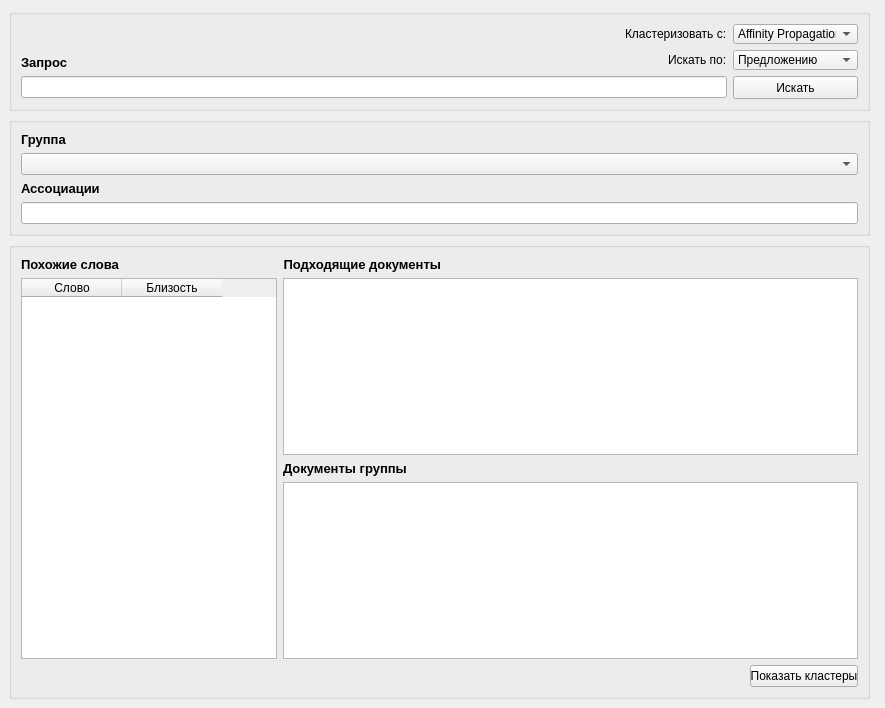
<?xml version="1.0" encoding="UTF-8"?>
<ui version="4.0">
 <class>MainWindow</class>
 <widget class="QMainWindow" name="MainWindow">
  <property name="geometry">
   <rect>
    <x>0</x>
    <y>0</y>
    <width>885</width>
    <height>708</height>
   </rect>
  </property>
  <property name="windowTitle">
   <string>Medical Text Analyzer</string>
  </property>
  <widget class="QWidget" name="centralwidget">
   <layout class="QGridLayout" name="gridLayout_2">
    <property name="sizeConstraint">
     <enum>QLayout::SetDefaultConstraint</enum>
    </property>
    <item row="1" column="0">
     <widget class="QGroupBox" name="themeGroup">
      <property name="title">
       <string/>
      </property>
      <layout class="QGridLayout" name="gridLayout_3">
       <item row="5" column="0" colspan="2">
        <widget class="QLineEdit" name="themeText">
         <property name="frame">
          <bool>true</bool>
         </property>
         <property name="readOnly">
          <bool>true</bool>
         </property>
        </widget>
       </item>
       <item row="2" column="0">
        <widget class="QLabel" name="themeLabel">
         <property name="text">
          <string>&lt;html&gt;&lt;head/&gt;&lt;body&gt;&lt;p&gt;&lt;span style=&quot; font-size:10pt; font-weight:600;&quot;&gt;Ассоциации&lt;/span&gt;&lt;/p&gt;&lt;/body&gt;&lt;/html&gt;</string>
         </property>
         <property name="textFormat">
          <enum>Qt::AutoText</enum>
         </property>
        </widget>
       </item>
       <item row="1" column="0" colspan="2">
        <widget class="QComboBox" name="themeBox"/>
       </item>
       <item row="0" column="0">
        <widget class="QLabel" name="themeLabel2">
         <property name="text">
          <string>&lt;html&gt;&lt;head/&gt;&lt;body&gt;&lt;p&gt;&lt;span style=&quot; font-size:10pt; font-weight:600;&quot;&gt;Группа&lt;/span&gt;&lt;/p&gt;&lt;/body&gt;&lt;/html&gt;</string>
         </property>
        </widget>
       </item>
      </layout>
     </widget>
    </item>
    <item row="0" column="1" rowspan="3">
     <widget class="QPltWidget" name="plotWidget" native="true">
      <property name="enabled">
       <bool>true</bool>
      </property>
     </widget>
    </item>
    <item row="2" column="0">
     <widget class="QGroupBox" name="resultGroup">
      <property name="title">
       <string/>
      </property>
      <layout class="QGridLayout" name="gridLayout_4">
       <item row="2" column="1" alignment="Qt::AlignLeft">
        <widget class="QLabel" name="rightLabel2">
         <property name="text">
          <string>&lt;html&gt;&lt;head/&gt;&lt;body&gt;&lt;p&gt;&lt;span style=&quot; font-size:10pt; font-weight:600;&quot;&gt;Документы группы&lt;/span&gt;&lt;/p&gt;&lt;/body&gt;&lt;/html&gt;</string>
         </property>
        </widget>
       </item>
       <item row="3" column="1">
        <widget class="QListWidget" name="rightList2"/>
       </item>
       <item row="1" column="0" rowspan="3" alignment="Qt::AlignLeft">
        <widget class="QTableWidget" name="leftTable">
         <property name="minimumSize">
          <size>
           <width>0</width>
           <height>0</height>
          </size>
         </property>
         <property name="editTriggers">
          <set>QAbstractItemView::NoEditTriggers</set>
         </property>
         <property name="columnCount">
          <number>2</number>
         </property>
         <attribute name="horizontalHeaderVisible">
          <bool>true</bool>
         </attribute>
         <attribute name="horizontalHeaderCascadingSectionResizes">
          <bool>false</bool>
         </attribute>
         <attribute name="horizontalHeaderMinimumSectionSize">
          <number>35</number>
         </attribute>
         <attribute name="horizontalHeaderShowSortIndicator" stdset="0">
          <bool>false</bool>
         </attribute>
         <attribute name="horizontalHeaderStretchLastSection">
          <bool>false</bool>
         </attribute>
         <attribute name="verticalHeaderVisible">
          <bool>false</bool>
         </attribute>
         <attribute name="verticalHeaderCascadingSectionResizes">
          <bool>false</bool>
         </attribute>
         <attribute name="verticalHeaderDefaultSectionSize">
          <number>20</number>
         </attribute>
         <attribute name="verticalHeaderMinimumSectionSize">
          <number>20</number>
         </attribute>
         <attribute name="verticalHeaderStretchLastSection">
          <bool>false</bool>
         </attribute>
         <column>
          <property name="text">
           <string>Слово</string>
          </property>
         </column>
         <column>
          <property name="text">
           <string>Близость</string>
          </property>
         </column>
        </widget>
       </item>
       <item row="0" column="0" alignment="Qt::AlignLeft">
        <widget class="QLabel" name="leftLabel">
         <property name="text">
          <string>&lt;html&gt;&lt;head/&gt;&lt;body&gt;&lt;p&gt;&lt;span style=&quot; font-size:10pt; font-weight:600;&quot;&gt;Похожие слова&lt;/span&gt;&lt;/p&gt;&lt;/body&gt;&lt;/html&gt;</string>
         </property>
         <property name="textFormat">
          <enum>Qt::AutoText</enum>
         </property>
        </widget>
       </item>
       <item row="4" column="1" alignment="Qt::AlignRight">
        <widget class="QPushButton" name="clusterButton">
         <property name="maximumSize">
          <size>
           <width>108</width>
           <height>23</height>
          </size>
         </property>
         <property name="text">
          <string>Показать кластеры</string>
         </property>
        </widget>
       </item>
       <item row="1" column="1">
        <widget class="QListWidget" name="rightList">
         <property name="minimumSize">
          <size>
           <width>0</width>
           <height>0</height>
          </size>
         </property>
        </widget>
       </item>
       <item row="0" column="1" alignment="Qt::AlignLeft">
        <widget class="QLabel" name="rightLabel">
         <property name="text">
          <string>&lt;html&gt;&lt;head/&gt;&lt;body&gt;&lt;p&gt;&lt;span style=&quot; font-size:10pt; font-weight:600;&quot;&gt;Подходящие документы&lt;/span&gt;&lt;/p&gt;&lt;/body&gt;&lt;/html&gt;</string>
         </property>
         <property name="textFormat">
          <enum>Qt::AutoText</enum>
         </property>
         <property name="alignment">
          <set>Qt::AlignRight|Qt::AlignTrailing|Qt::AlignVCenter</set>
         </property>
        </widget>
       </item>
      </layout>
     </widget>
    </item>
    <item row="0" column="0">
     <widget class="QGroupBox" name="searchGroup">
      <property name="title">
       <string/>
      </property>
      <layout class="QGridLayout" name="gridLayout">
       <item row="6" column="0" alignment="Qt::AlignBottom">
        <widget class="QLabel" name="searchLabel">
         <property name="text">
          <string>&lt;html&gt;&lt;head/&gt;&lt;body&gt;&lt;p&gt;&lt;span style=&quot; font-size:10pt; font-weight:600;&quot;&gt;Запрос&lt;/span&gt;&lt;/p&gt;&lt;/body&gt;&lt;/html&gt;</string>
         </property>
         <property name="textFormat">
          <enum>Qt::AutoText</enum>
         </property>
        </widget>
       </item>
       <item row="9" column="0" colspan="4">
        <widget class="QLineEdit" name="searchLine"/>
       </item>
       <item row="9" column="4">
        <widget class="QPushButton" name="searchButton">
         <property name="minimumSize">
          <size>
           <width>125</width>
           <height>23</height>
          </size>
         </property>
         <property name="maximumSize">
          <size>
           <width>125</width>
           <height>23</height>
          </size>
         </property>
         <property name="text">
          <string>Искать</string>
         </property>
         <property name="iconSize">
          <size>
           <width>16</width>
           <height>48</height>
          </size>
         </property>
         <property name="shortcut">
          <string/>
         </property>
         <property name="checkable">
          <bool>false</bool>
         </property>
         <property name="default">
          <bool>false</bool>
         </property>
         <property name="flat">
          <bool>false</bool>
         </property>
        </widget>
       </item>
       <item row="6" column="4">
        <widget class="QComboBox" name="searchMethod">
         <property name="maximumSize">
          <size>
           <width>125</width>
           <height>20</height>
          </size>
         </property>
         <item>
          <property name="text">
           <string>Предложению</string>
          </property>
         </item>
         <item>
          <property name="text">
           <string>Статье</string>
          </property>
         </item>
         <item>
          <property name="text">
           <string>Группе</string>
          </property>
         </item>
        </widget>
       </item>
       <item row="4" column="4">
        <widget class="QComboBox" name="clusterMethod">
         <property name="maximumSize">
          <size>
           <width>125</width>
           <height>20</height>
          </size>
         </property>
         <item>
          <property name="text">
           <string>Affinity Propagation</string>
          </property>
         </item>
         <item>
          <property name="text">
           <string>K-Means</string>
          </property>
         </item>
         <item>
          <property name="text">
           <string>Hierarchical</string>
          </property>
         </item>
         <item>
          <property name="text">
           <string>MeanShift</string>
          </property>
         </item>
         <item>
          <property name="text">
           <string>Birch</string>
          </property>
         </item>
        </widget>
       </item>
       <item row="4" column="3" alignment="Qt::AlignRight">
        <widget class="QLabel" name="clusterLabel">
         <property name="text">
          <string>&lt;html&gt;&lt;head/&gt;&lt;body&gt;&lt;p&gt;&lt;span style=&quot; font-size:9pt;&quot;&gt;Кластеризовать с:&lt;/span&gt;&lt;/p&gt;&lt;/body&gt;&lt;/html&gt;</string>
         </property>
        </widget>
       </item>
       <item row="6" column="3" alignment="Qt::AlignRight">
        <widget class="QLabel" name="label_2">
         <property name="text">
          <string>&lt;html&gt;&lt;head/&gt;&lt;body&gt;&lt;p&gt;&lt;span style=&quot; font-size:9pt;&quot;&gt;Искать по:&lt;/span&gt;&lt;/p&gt;&lt;/body&gt;&lt;/html&gt;</string>
         </property>
        </widget>
       </item>
      </layout>
     </widget>
    </item>
   </layout>
  </widget>
 </widget>
 <customwidgets>
  <customwidget>
   <class>QPltWidget</class>
   <extends>QWidget</extends>
   <header>qpltwidget</header>
   <container>1</container>
  </customwidget>
 </customwidgets>
 <resources/>
 <connections/>
</ui>
